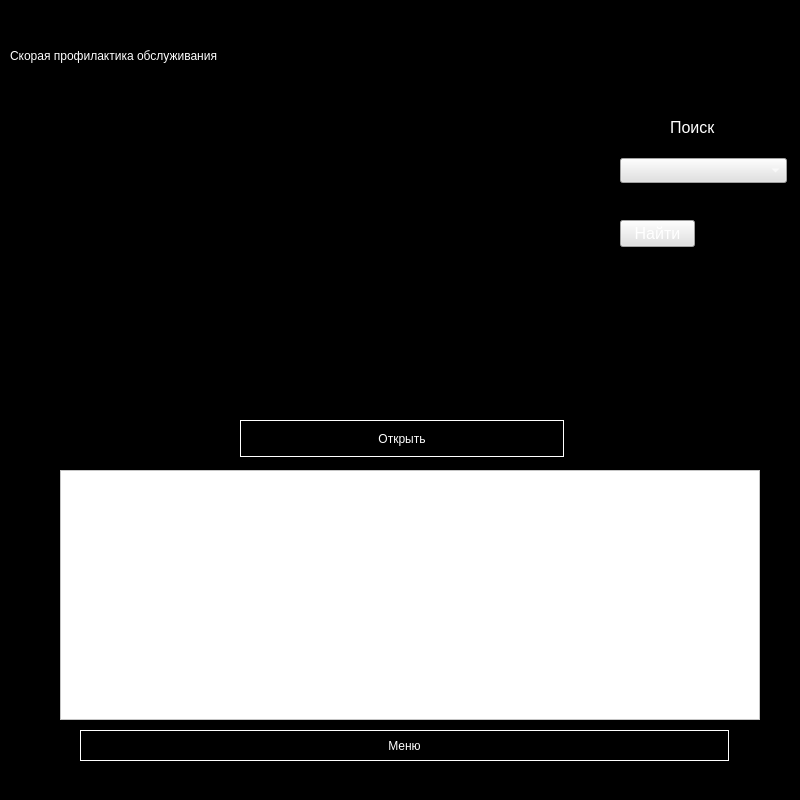
<?xml version="1.0" encoding="UTF-8"?>
<ui version="4.0">
 <class>Form</class>
 <widget class="QWidget" name="Form">
  <property name="geometry">
   <rect>
    <x>0</x>
    <y>0</y>
    <width>800</width>
    <height>800</height>
   </rect>
  </property>
  <property name="windowTitle">
   <string>Form</string>
  </property>
  <property name="styleSheet">
   <string notr="true">background-color: rgb(0, 0, 0);
color: rgb(255, 255, 255);</string>
  </property>
  <widget class="QLabel" name="label_3">
   <property name="geometry">
    <rect>
     <x>10</x>
     <y>20</y>
     <width>781</width>
     <height>71</height>
    </rect>
   </property>
   <property name="toolTip">
    <string>&lt;html&gt;&lt;head/&gt;&lt;body&gt;&lt;p align=&quot;center&quot;&gt;&lt;span style=&quot; font-size:22pt;&quot;&gt;Логин&lt;/span&gt;&lt;/p&gt;&lt;/body&gt;&lt;/html&gt;</string>
   </property>
   <property name="whatsThis">
    <string>&lt;html&gt;&lt;head/&gt;&lt;body&gt;&lt;p&gt;Логин&lt;/p&gt;&lt;/body&gt;&lt;/html&gt;</string>
   </property>
   <property name="styleSheet">
    <string notr="true">font: 34pt &quot;Arial&quot;;</string>
   </property>
   <property name="text">
    <string>Скорая профилактика обслуживания</string>
   </property>
   <property name="textFormat">
    <enum>Qt::AutoText</enum>
   </property>
  </widget>
  <widget class="QLabel" name="label_9">
   <property name="geometry">
    <rect>
     <x>670</x>
     <y>118</y>
     <width>51</width>
     <height>19</height>
    </rect>
   </property>
   <property name="sizePolicy">
    <sizepolicy hsizetype="Preferred" vsizetype="Preferred">
     <horstretch>3</horstretch>
     <verstretch>2</verstretch>
    </sizepolicy>
   </property>
   <property name="font">
    <font>
     <pointsize>12</pointsize>
    </font>
   </property>
   <property name="styleSheet">
    <string notr="true"/>
   </property>
   <property name="text">
    <string>Поиск</string>
   </property>
  </widget>
  <widget class="QComboBox" name="cbColNames">
   <property name="geometry">
    <rect>
     <x>620</x>
     <y>158</y>
     <width>167</width>
     <height>25</height>
    </rect>
   </property>
   <property name="sizePolicy">
    <sizepolicy hsizetype="Preferred" vsizetype="Maximum">
     <horstretch>0</horstretch>
     <verstretch>0</verstretch>
    </sizepolicy>
   </property>
   <property name="font">
    <font>
     <pointsize>12</pointsize>
    </font>
   </property>
   <property name="styleSheet">
    <string notr="true">background-color: rgb(225, 225, 225);</string>
   </property>
  </widget>
  <widget class="QLineEdit" name="leFind">
   <property name="enabled">
    <bool>true</bool>
   </property>
   <property name="geometry">
    <rect>
     <x>620</x>
     <y>189</y>
     <width>167</width>
     <height>25</height>
    </rect>
   </property>
   <property name="sizePolicy">
    <sizepolicy hsizetype="Expanding" vsizetype="Maximum">
     <horstretch>0</horstretch>
     <verstretch>0</verstretch>
    </sizepolicy>
   </property>
   <property name="font">
    <font>
     <pointsize>12</pointsize>
    </font>
   </property>
   <property name="styleSheet">
    <string notr="true">color: rgb(225, 225, 225); </string>
   </property>
   <property name="text">
    <string/>
   </property>
  </widget>
  <widget class="QPushButton" name="pbFind">
   <property name="geometry">
    <rect>
     <x>620</x>
     <y>220</y>
     <width>75</width>
     <height>27</height>
    </rect>
   </property>
   <property name="font">
    <font>
     <pointsize>12</pointsize>
    </font>
   </property>
   <property name="styleSheet">
    <string notr="true">background-color: rgb(225, 225, 225);</string>
   </property>
   <property name="text">
    <string>Найти</string>
   </property>
  </widget>
  <widget class="QPushButton" name="hub">
   <property name="geometry">
    <rect>
     <x>80</x>
     <y>730</y>
     <width>649</width>
     <height>31</height>
    </rect>
   </property>
   <property name="styleSheet">
    <string notr="true">font: 18pt &quot;MS Shell Dlg 2&quot;;
border: 1px solid rgb(255, 255, 255);</string>
   </property>
   <property name="text">
    <string>Меню</string>
   </property>
  </widget>
  <widget class="QTableWidget" name="tableWidget">
   <property name="geometry">
    <rect>
     <x>60</x>
     <y>470</y>
     <width>700</width>
     <height>250</height>
    </rect>
   </property>
   <property name="styleSheet">
    <string notr="true">background-color: rgb(255, 255, 255);
color: rgb(0, 0, 0);
alternate-background-color: rgb(96, 96, 96);
selection-background-color: rgb(40, 40, 40);</string>
   </property>
  </widget>
  <widget class="QPushButton" name="OpenButton">
   <property name="geometry">
    <rect>
     <x>240</x>
     <y>420</y>
     <width>324</width>
     <height>37</height>
    </rect>
   </property>
   <property name="styleSheet">
    <string notr="true">font: 18pt &quot;MS Shell Dlg 2&quot;;
border: 1px solid rgb(255, 255, 255);</string>
   </property>
   <property name="text">
    <string>Открыть</string>
   </property>
  </widget>
 </widget>
 <resources/>
 <connections/>
</ui>
